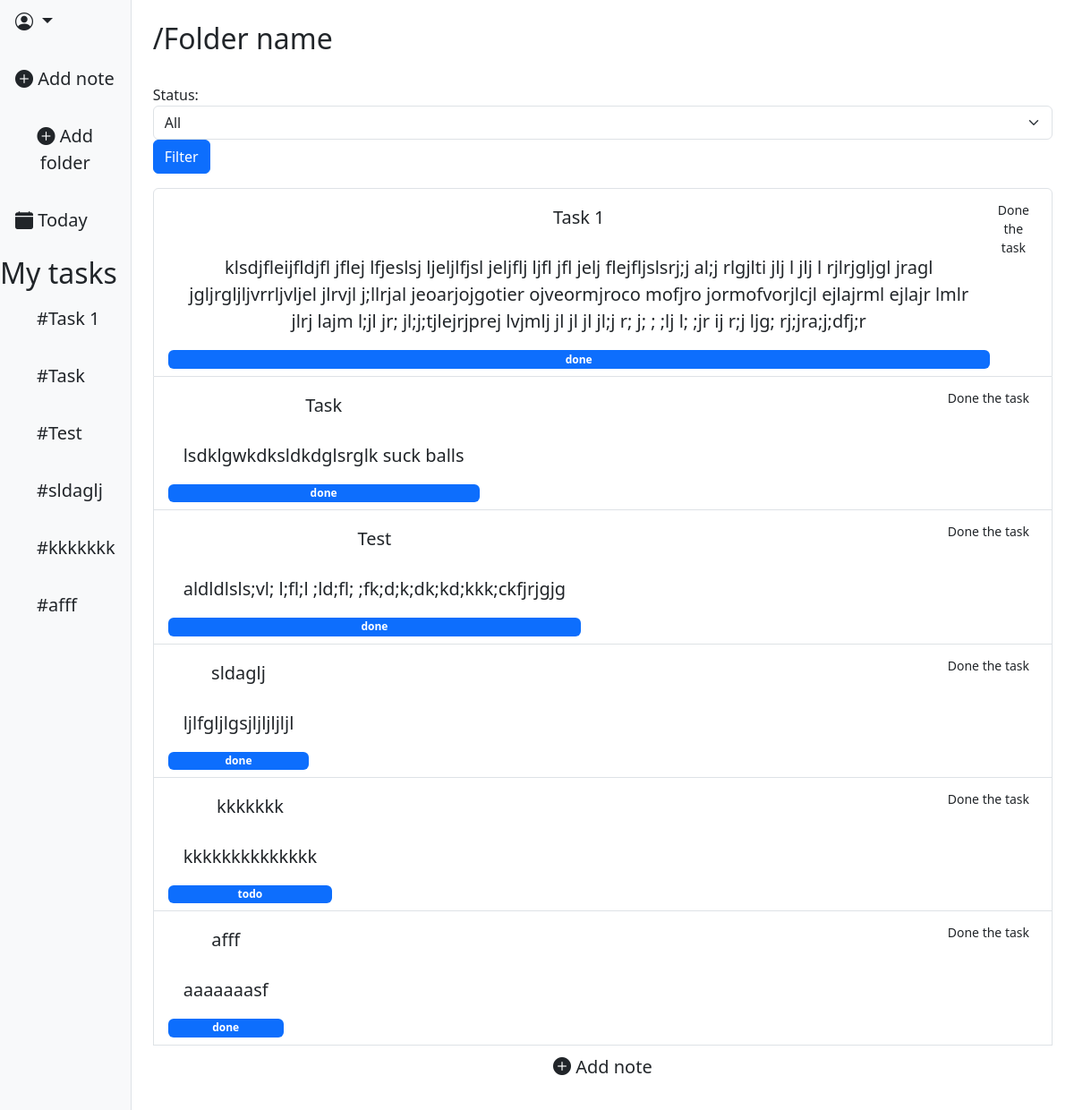
The app's page /, older data.
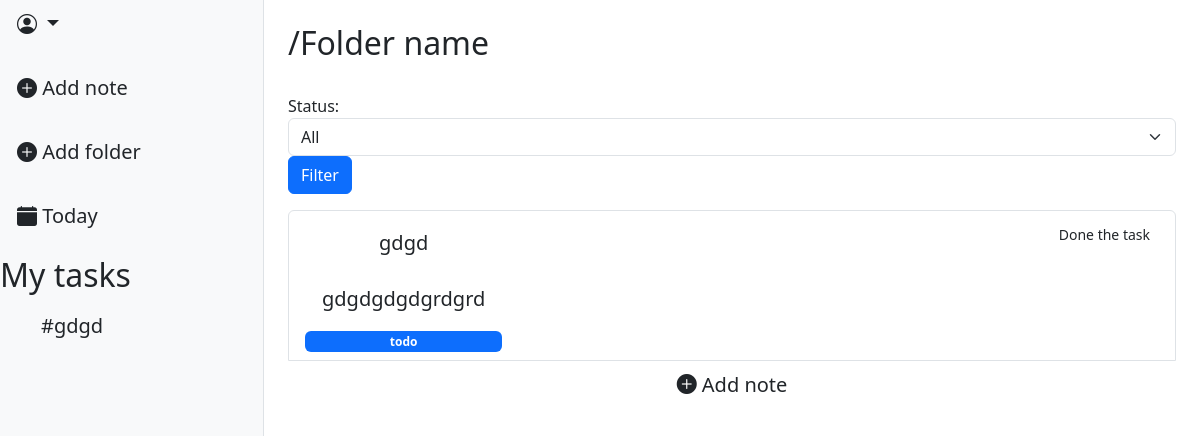
The same page, newer data.
### task_app/models.py (models this page shows, shortened)
class Task(models.Model):
    STATUS_CHOICES = [
        ("todo", "To Do"),
        ("in_progress", "In progress"),
        ("done", "Done"),
                ]
    PRIORITY_CHOICES = [
        ("low", "Low"),
        ("medium", "Medium"),
        ("high", "High"),
                ]
    title = models.CharField(max_length=256)
    description = models.CharField(max_length=512)
    status = models.CharField(max_length=20, choices=STATUS_CHOICES, default="todo")
    priority = models.CharField(max_length=20, choices=PRIORITY_CHOICES, default="low")
    due_date = models.DateField(null=True, blank=True)
    creator = models.ForeignKey(User, on_delete=models.CASCADE, related_name="trasks")
    folder = models.ForeignKey(
                Folder,
                on_delete=models.CASCADE,
                related_name="tasks_rel",
                null=True,
                blank=True,)

### task_app/views.py (the view)
# urls.py: path('', views.TaskListView.as_view(), name="task_list"),
class TaskListView(ListView):
    model = models.Task
    context_object_name = "tasks"
    template_name = "tasks/task_list.html"
    def get_queryset(self):
        queryset = super().get_queryset()
        status = self.request.GET.get("status", "")
        if status:
            queryset = queryset.filter(status=status)
        return queryset
    def get_context_data(self, **kwargs):
        context = super().get_context_data(**kwargs)
        context["form"] = TaskFilterForm(self.request.GET)
        context["task_form"] = TaskForm()
        context["folder_form"] = FolderForm()
        context["folders"] = Folder.objects.all()
        return context

### task_app/forms.py
class TaskFilterForm(forms.Form):
    STATUS_CHOICES = [
    ("", "All"),
    ("todo", "To Do"),
    ("in_progress", "In progress"),
    ("done", "Done"),
    ]
    status = forms.ChoiceField(choices=STATUS_CHOICES, required=False, label="Status")
    def __init__(self, *args, **kwargs):
        super(TaskFilterForm, self).__init__(*args, **kwargs)
        self.fields['status'].widget.attrs.update({"class": "form-select"})

class TaskForm(forms.ModelForm):
    class Meta:
        model = Task
        fields = ["title", "description", "status", "priority", "due_date", "folder"]
    def __init__(self, *args, **kwargs):
        super(TaskForm, self).__init__(*args, **kwargs)
        self.fields['title'].widget.attrs.update({
            "class": "form-control noborder-input title-input",
            "placeholder" : "Title"
        })
        self.fields['description'].widget.attrs.update({
            "class": "form-control noborder-input content-input",
            "placeholder" : "Content"
        })
        self.fields['due_date'].widget.attrs.update({
            "class": "form-control transparent-input",
            "placeholder" : "Date",
            "type": "date"
        })
        self.fields['priority'].widget.attrs.update({
            "class": "form-control transparent-input",
            "placeholder" : "Priority"
        })
        self.fields['folder'].widget.attrs.update({
            "class": "form-control transparent-input",
            "placeholder" : "Folder",
        })

### task_app/models.py (called while the page is built)
    def __str__(self):
        return self.name

### templates/tasks/task_list.html (shortened to what this page needs)
{% extends 'base.html' %}
{% load static %}
{% block content %}
<div class="d-flex">
    <div class="bg-light border-end" style="width: 22%; min-height: 100vh;">
        <div class="dropdown-center mb-3">
            <button class="btn btn-lg dropdown-toggle" type="button" data-bs-toggle="dropdown" aria-expanded="false">
                <i class="bi bi-person-circle"></i>  {{ user.username}}
            </button>
        </div>
        <div class="d-flex flex-column align-items-start gap-3">
            <a class="btn btn-lg" data-bs-toggle="modal" data-bs-target="#TaskModal">
                <i class="bi bi-plus-circle-fill"></i> Add note
            </a>
            <a class="btn btn-lg" data-bs-toggle="modal" data-bs-target="#FolderModal">
                <i class="bi bi-plus-circle-fill"></i> Add folder
            </a>
            <a class="btn btn-lg" href="#">
                <i class="bi bi-calendar-fill"></i> Today
            </a>
            <h2>My tasks</h2>
        </div>
        <div class="d-flex flex-column align-items-start gap-3 ps-4">
            {% for task in tasks %}
                <a class="btn btn-lg" href="{% url 'tasks:task_detail' task.pk %}">#{{ task.title }}</a>
            {% endfor%}
        </div>
    </div>
    <div class="flex-grow-1 p-4" >
        <h2>/Folder name</h2>
        <br>
        <form method="get" class="form-inline mb-3">
            {{ form.status.label_tag }}
            {{ form.status}}
            <button type="submit" class="btn btn-primary ml-2">Filter</button>
        </form>
        <ul class="list-group">
            {% for task in tasks %}
            <li class="list-group-item d-flex justify-content-between aling-items-center">
                <div class="d-flex flex-column gap-2">
                    <a class="btn btn-lg" href="{% url 'tasks:task_detail' task.pk %}">{{ task.title }}</a>
                    <a class="btn btn-lg" href="{% url 'tasks:task_detail' task.pk %}">{{ task.description }}</a>
                    <span class="badge text-bg-primary">{{ task.status }}</span>
                </div>
                <form action="{% url 'tasks:task-complete' task.pk %}" method="post">
                    <button type="submit" class="btn btn-margin btn-sm">Done the task</button>
                </form>
            </li>
            {% empty %}
            <li class="list-group-item">Tasks not found</li>
            {% endfor %}
            <a class="btn btn-lg" data-bs-toggle="modal" data-bs-target="#TaskModal">
                    <i class="bi bi-plus-circle-fill"></i> Add note
                </a>
        </ul>
    </div>
</div>
{% endblock %}

### templates/base.html (shortened to what this page needs)
<!DOCTYPE html>
<html lang="en">
<head>
    <link href="https://cdn.jsdelivr.net/npm/bootstrap@5.3.0/dist/css/bootstrap.min.css" rel="stylesheet">
    <link rel="stylesheet" href="https://cdn.jsdelivr.net/npm/bootstrap-icons@1.11.0/font/bootstrap-icons.css">
    {% load static %}
    <link rel="stylesheet" href="{% static 'css/modal_style.css'%}">
</head>
<body>
    {% block content %}
    {% endblock %}
</body>
</html>

Row changes from the older to the newer data that the page shows:
removed Task: title "Task 1", description "klsdjfleijfldjfl jflej lfjeslsj ljeljlfjsl jeljflj ljfl jfl jelj flejfljslsrj;j al;j rlgjlti jlj l jlj l rjlrjgljgl jragl jgljrgljljvrrljvljel jlrvjl j;llrjal jeoarjojgotier ojveormjroco mofjro jormofvorjlcjl ejlajrml ejlajr lmlr jlrj lajm l;jl jr; jl;j;tjlejrjprej lvjmlj jl jl jl jl;j r; j; ; ;lj l; ;jr ij r;j ljg; rj;jra;j;dfj;r", status "done"
removed Task: title "Task", description "lsdklgwkdksldkdglsrglk suck balls", status "done"
removed Task: title "Test", description "aldldlsls;vl; l;fl;l ;ld;fl; ;fk;d;k;dk;kd;kkk;ckfjrjgjg", status "done"
removed Task: title "sldaglj", description "ljlfgljlgsjljljljljl", status "done"
removed Task: title "kkkkkkk", description "kkkkkkkkkkkkkk", status "todo"
removed Task: title "afff", description "aaaaaaasf", status "done"
added Task: title "gdgd", description "gdgdgdgdgrdgrd", status "todo"
